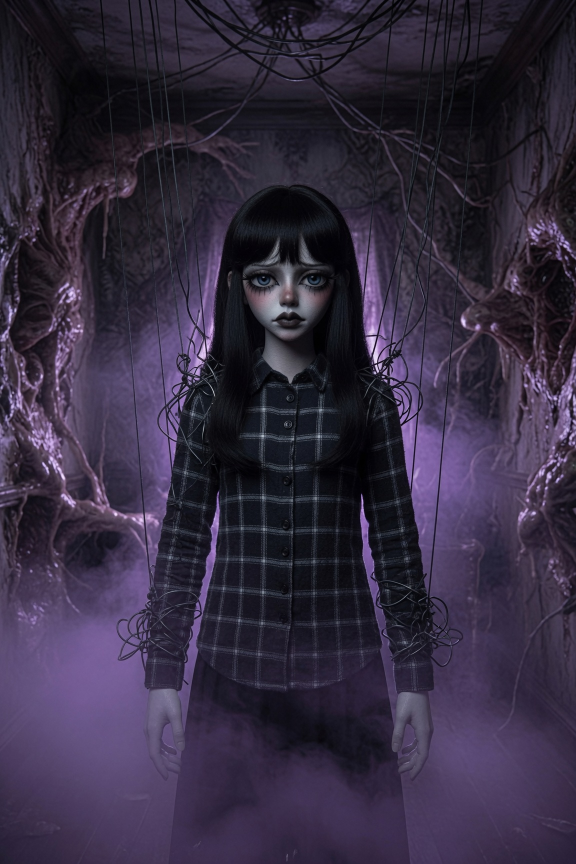
#> input picture 2026experiments/bite/img/scene1.jpg, 1152 x 1728 px (shown at 1/2 size)
$ python -i img2jtm.py   (imports and definitions only)
#> lines starting #> are read from the running program, lines starting #| are printed output that depends on the picture
#!/usr/bin/env python3
"""Convert an image file to JTM format (JSON pixel art)."""
import sys, json
from PIL import Image
from collections import Counter

def img_to_jtm(path, out_path, size=24):
#> called with path = '../2026experiments/bite/img/scene1.jpg', out_path = 'out.png', size = 24
    img = Image.open(path).convert('RGB')
#> img is the input picture: PIL image 1152x1728 RGB; mean R, G, B 52.2, 43.7, 64.2
    # crop to square center
    w, h = img.size
#> w = 1152; h = 1728
    s = min(w, h)
#> s = 1152
    left, top = (w - s) // 2, (h - s) // 2
#> left = 0; top = 288
    img = img.crop((left, top, left + s, top + s))
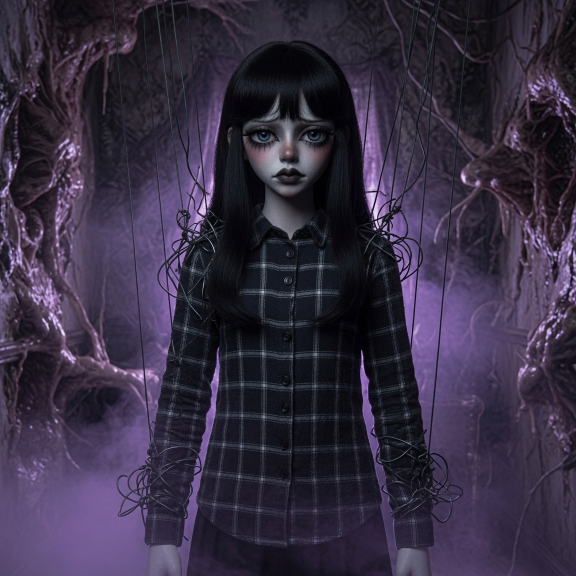
#> img: PIL image 1152x1152 RGB (shown at 1/2 size); mean R, G, B 54.4, 46, 66.4
    img = img.resize((size, size), Image.LANCZOS)
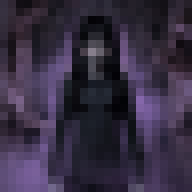
#> img: PIL image 24x24 RGB (shown 8 times larger); mean R, G, B 54.3, 46, 66.4

    # quantize to palette
    pixels = list(img.getdata())
#> pixels = 576 items, first 6: (53, 47, 62), (48, 39, 51), (18, 14, 20), (16, 13, 18), (33, 24, 31), (40, 30, 39)
    # reduce colors: quantize
    qimg = img.quantize(colors=26, method=Image.Quantize.MEDIANCUT)
    qimg_rgb = qimg.convert('RGB')
    qpixels = list(qimg_rgb.getdata())
#> qpixels = 576 items, first 6: (51, 46, 62), (44, 39, 54), (18, 18, 24), (18, 18, 24), (28, 23, 32), (35, 32, 43)

    # build palette from unique colors
    unique = []
    for c in qpixels:
        if c not in unique:
            unique.append(c)
#> this loop made 576 passes
#> after the loop, unique = 26 items, first 6: (51, 46, 62), (44, 39, 54), (18, 18, 24), (28, 23, 32), (35, 32, 43), (22, 23, 31)

    chars = 'abcdefghijklmnopqrstuvwxyz'
    palette = {}
    color_to_char = {}
    for i, c in enumerate(unique):
        if i >= len(chars):
            break
        ch = chars[i]
        palette[ch] = '#{:02x}{:02x}{:02x}'.format(c[0], c[1], c[2])
        color_to_char[c] = ch
#> this loop made 26 passes
#> (c, ch) on passes 1 to 12: ((51, 46, 62), 'a'), ((44, 39, 54), 'b'), ((18, 18, 24), 'c'), ((28, 23, 32), 'd'), ((35, 32, 43), 'e'), ((22, 23, 31), 'f'), ((40, 32, 47), 'g'), ((49, 40, 56), 'h'), ((50, 43, 61), 'i'), ((32, 30, 42), 'j'), ((30, 27, 38), 'k'), ((56, 47, 68), 'l')
#> after the loop, color_to_char = 26 items; palette = 26 items

    # build RLE rows
    rows = []
    for y in range(size):
        row_chars = []
        for x in range(size):
            c = qpixels[y * size + x]
            row_chars.append(color_to_char.get(c, 'a'))
        # RLE encode
        rle = ''
        i = 0
        while i < len(row_chars):
            ch = row_chars[i]
            count = 1
            while i + count < len(row_chars) and row_chars[i + count] == ch:
                count += 1
            if count == 1:
                rle += ch
            else:
                rle += str(count) + ch
            i += count
        rows.append(rle)
#> after the loop, rows = 24 items, first 6: 'ab2cdedfgbhighjkejf2cehe', 'lhdgahf2mba2bib2ekjdc2hd', 'a2hno2ehoid2pfbgemj2dlhd', 'ioaofkegib3cpgnohjckqrn', 'hd2ofgbosjp2opkrbahfeaon', 'gc2nfmbirgkts2culaiobnpc'

    jtm = {
        'w': size, 'h': size,
        'palette': palette,
        'ops': [],
        'cells': [{'x': 0, 'y': 0, 'w': size, 'h': size, 'px': rows}]
    }

    with open(out_path, 'w') as f:
        json.dump(jtm, f)
    print(f'Wrote {out_path} ({size}x{size}, {len(palette)} colors)')
#| Wrote out.png (24x24, 26 colors)

# [2 lines not run here, left out]

>>> result = img_to_jtm('../2026experiments/bite/img/scene1.jpg', 'out.png')

$ run again, on 2026experiments/bite/img/scene3.jpg
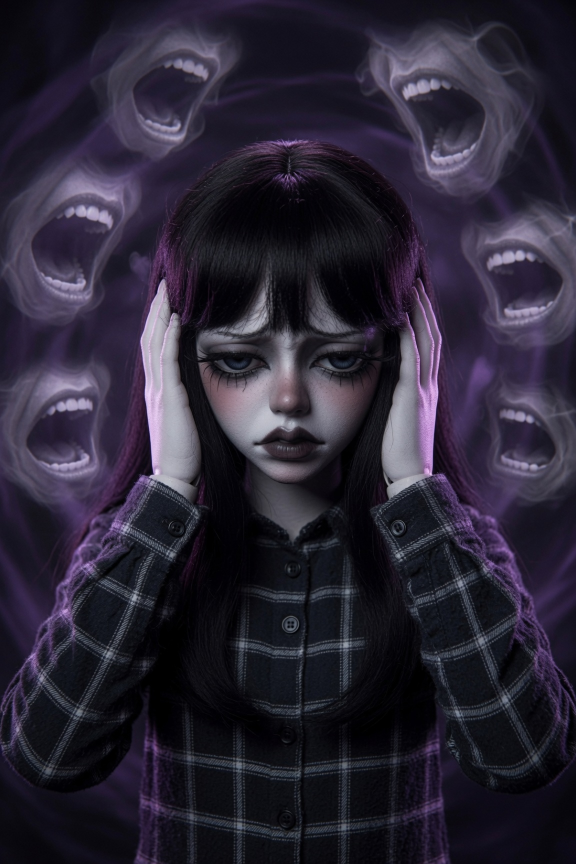
#> input picture 2026experiments/bite/img/scene3.jpg, 1152 x 1728 px (shown at 1/2 size)
#> in img_to_jtm, img is the input picture: PIL image 1152x1728 RGB; mean R, G, B 42.1, 37.3, 52.6
#> in img_to_jtm, `img = img.crop((left, top, left + s, top + s))`:
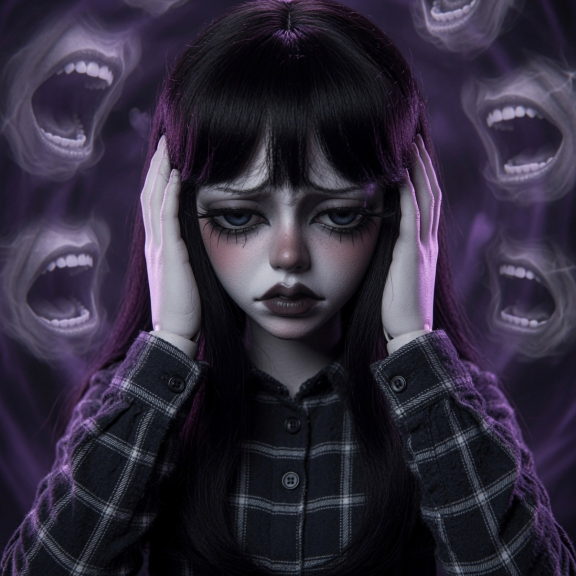
#> img: PIL image 1152x1152 RGB (shown at 1/2 size); mean R, G, B 48.5, 42.9, 59.1
#> in img_to_jtm, `img = img.resize((size, size), Image.LANCZOS)`:
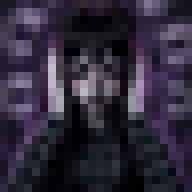
#> img: PIL image 24x24 RGB (shown 8 times larger); mean R, G, B 48.6, 43, 59.2
#> pixels = 576 items, first 6: (26, 22, 38), (26, 23, 37), (46, 39, 63), (56, 45, 76), (39, 31, 56), (48, 39, 65)
#> qpixels = 576 items, first 6: (25, 21, 33), (25, 21, 33), (44, 45, 56), (54, 40, 68), (44, 32, 56), (54, 40, 68)
#> the loop in img_to_jtm, `for c in qpixels:` made 576 passes
#> after the loop in img_to_jtm, `for c in qpixels:`: unique = 26 items, first 6: (25, 21, 33), (44, 45, 56), (54, 40, 68), (44, 32, 56), (67, 60, 80), (36, 28, 48)
#> the loop in img_to_jtm, `for i, c in enumerate(unique):` made 26 passes
#> after the loop in img_to_jtm, `for i, c in enumerate(unique):`: color_to_char = 26 items
#> after the loop in img_to_jtm, `for y in range(size):`: rows = 24 items, first 6: '2abcdcebfgbdcgadfhijkgal', 'mnoijkdfpmqafrsqftjht2la', 'bho2ihdpuvw2vws2q3dfgbx', 'tedeobfmr3vwqsaq2dne2jo', 'etyfcpcd2m2urursl2cejioh', 'eojogdkc2supuq2wy3cedae'
#| Wrote out.png (24x24, 26 colors)

$ run again, on 2026experiments/bite/img/scene4.jpg
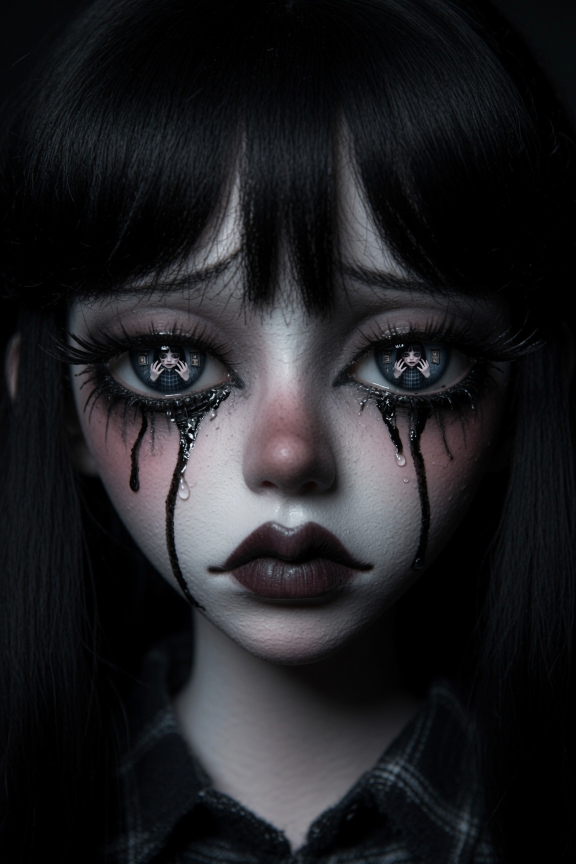
#> input picture 2026experiments/bite/img/scene4.jpg, 1152 x 1728 px (shown at 1/2 size)
#> in img_to_jtm, img is the input picture: PIL image 1152x1728 RGB; mean R, G, B 31, 31.1, 34.1
#> in img_to_jtm, `img = img.crop((left, top, left + s, top + s))`:
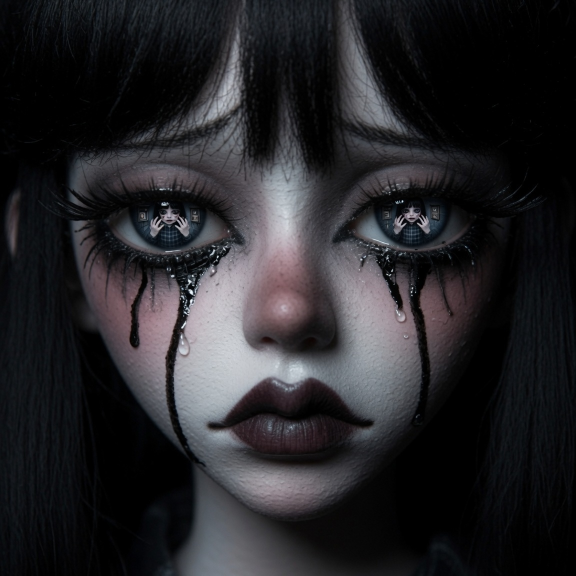
#> img: PIL image 1152x1152 RGB (shown at 1/2 size); mean R, G, B 37.7, 37.1, 40.2
#> in img_to_jtm, `img = img.resize((size, size), Image.LANCZOS)`:
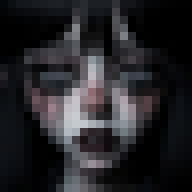
#> img: PIL image 24x24 RGB (shown 8 times larger); mean R, G, B 37.7, 37.1, 40.3
#> pixels = 576 items, first 6: (5, 6, 8), (12, 15, 18), (19, 23, 27), (20, 24, 28), (24, 27, 32), (25, 29, 33)
#> qpixels = 576 items, first 6: (5, 6, 9), (13, 15, 18), (19, 20, 23), (25, 25, 28), (25, 25, 28), (29, 31, 34)
#> the loop in img_to_jtm, `for c in qpixels:` made 576 passes
#> after the loop in img_to_jtm, `for c in qpixels:`: unique = 26 items, first 6: (5, 6, 9), (13, 15, 18), (19, 20, 23), (25, 25, 28), (29, 31, 34), (38, 34, 38)
#> the loop in img_to_jtm, `for i, c in enumerate(unique):` made 26 passes
#> after the loop in img_to_jtm, `for i, c in enumerate(unique):`: color_to_char = 26 items
#> after the loop in img_to_jtm, `for y in range(size):`: rows = 24 items, first 6: 'abc2d3edfg3eh2ciaj2k2l', 'mn2oib3chg2dcpq2n2l4r', 'l2kmknj2nsfnbjthrj6r', 'u2rlkmlrevejolstrku5r', 'u2rlkrlqwx2bqlyxgrl5r', '3l2riehpt2derfpyil2rl2r'
#| Wrote out.png (24x24, 26 colors)

$ run again, on 2026experiments/bite/img/scene5.jpg
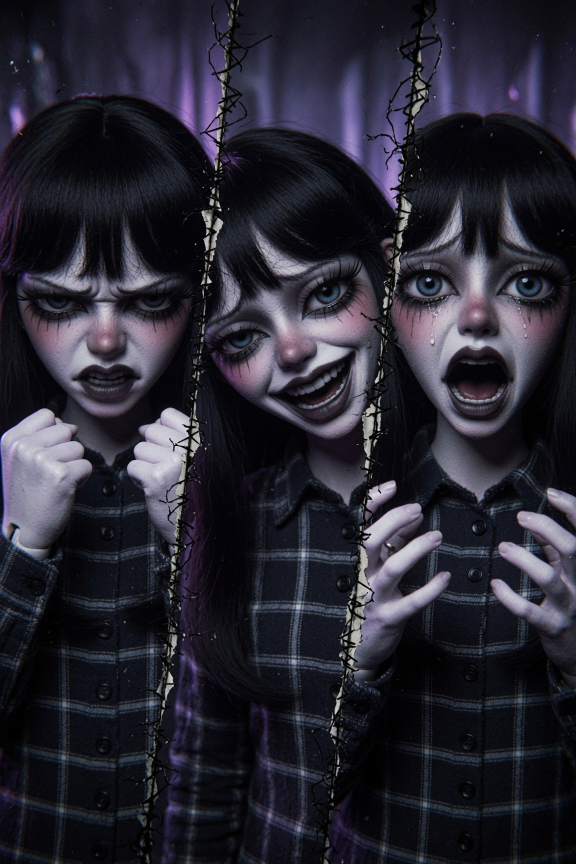
#> input picture 2026experiments/bite/img/scene5.jpg, 1152 x 1728 px (shown at 1/2 size)
#> in img_to_jtm, img is the input picture: PIL image 1152x1728 RGB; mean R, G, B 39.8, 38.6, 49.6
#> in img_to_jtm, `img = img.crop((left, top, left + s, top + s))`:
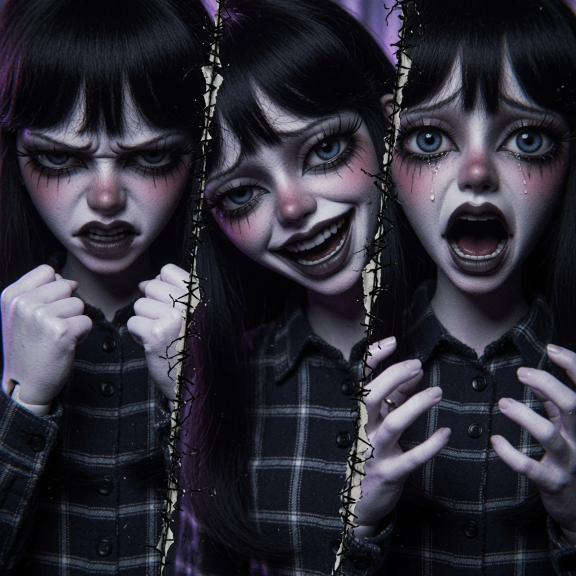
#> img: PIL image 1152x1152 RGB (shown at 1/2 size); mean R, G, B 45.6, 44.1, 54
#> in img_to_jtm, `img = img.resize((size, size), Image.LANCZOS)`:
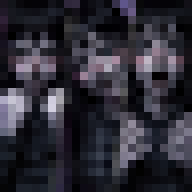
#> img: PIL image 24x24 RGB (shown 8 times larger); mean R, G, B 45.6, 44.2, 54
#> pixels = 576 items, first 6: (25, 20, 30), (18, 20, 25), (9, 8, 12), (4, 3, 6), (4, 3, 7), (4, 3, 7)
#> qpixels = 576 items, first 6: (25, 24, 33), (18, 18, 25), (7, 8, 12), (4, 4, 7), (4, 4, 7), (4, 4, 7)
#> the loop in img_to_jtm, `for c in qpixels:` made 576 passes
#> after the loop in img_to_jtm, `for c in qpixels:`: unique = 26 items, first 6: (25, 24, 33), (18, 18, 25), (7, 8, 12), (4, 4, 7), (9, 9, 14), (47, 45, 56)
#> the loop in img_to_jtm, `for i, c in enumerate(unique):` made 26 passes
#> after the loop in img_to_jtm, `for i, c in enumerate(unique):`: color_to_char = 26 items
#> after the loop in img_to_jtm, `for y in range(size):`: rows = 24 items, first 6: 'abc3dbe2fghicjklc2g2dcm', 'nabmhiopqmgepnrjkqi2m2ib', 'sianonbctieopqcgu2tfts2q', 'p2g3bdr2vfa3rgtewfbw2r', 'mrbfgjgr2tsktiaq2vwusjog', 'is2kfxjeajeulvstsfnyl2nq'
#| Wrote out.png (24x24, 26 colors)
